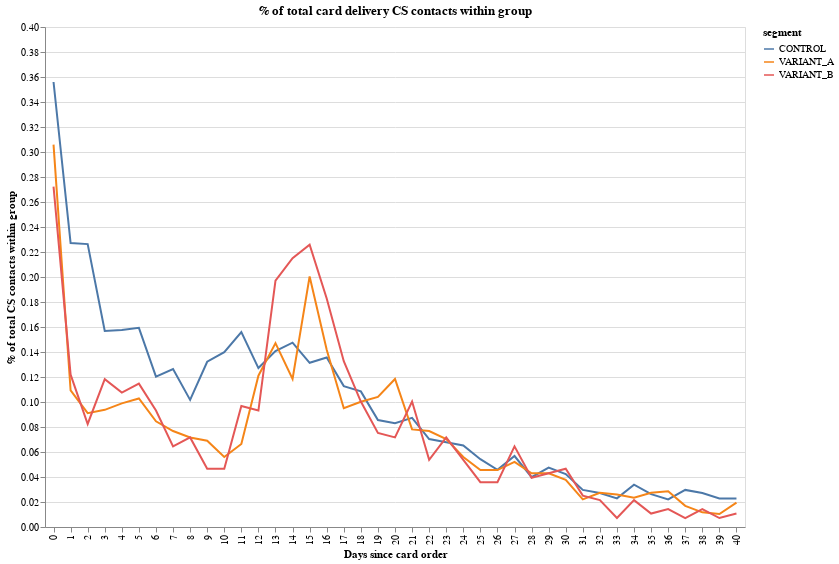

Here is the notebook cell this chart was saved with:
### Markdown cell above
When do these CS contacts happen? 

- Control group had more contacts in the first 14 days. 
- Especially, in variant B we see a spike in CS contacts around the time when the delivery is due. These could be customers where delivery failed - their app tells them the card should be there but it might not have arrived.

### Code cell
df = pd.read_csv("cs_contacts.csv")

# count days since experiment start.
df["date_diff"] = (
    pd.to_datetime(df["created_date"]) - pd.to_datetime(df["created"])
).dt.days

# replace missing date_diff with v large value
df.loc[df["date_diff"].isna() == True, "date_diff"] = 100000

# drop users that joined in the last 30 days -- too young.
df["age"] = (pd.to_datetime("today") - pd.to_datetime(df["created"])).dt.days
df = df.loc[df["age"] >= 30, :]

# get first cs contact of a user.
df = df.groupby(["segment", "user_id"])["date_diff"].agg("min").reset_index()
df = df.groupby(["segment", "date_diff"])["user_id"].agg("nunique").reset_index()

df["perc"] = 100 * df["user_id"] / df.groupby(["segment"])["user_id"].transform("sum")

alt.Chart(
    df.loc[(df["date_diff"] <= 40) & (df["date_diff"] >= 0), :]
).mark_line().encode(
    x=alt.X("date_diff:N", axis=alt.Axis(title="Days since card order")),
    y=alt.Y("perc:Q", axis=alt.Axis(title="% of total CS contacts within group")),
    color="segment:N",
).properties(
    width=700, height=500, title="% of total card delivery CS contacts within group"
)

### Figure 1 — Vega-Lite specification as saved in the notebook (floating-point values rounded to 4 significant figures)
{"config": {"view": {"continuousWidth": 400, "continuousHeight": 300}}, "data": {"name": "data-2a1f07331eddc4efa64922d88e45caa7"}, "mark": "line", "encoding": {"color": {"type": "nominal", "field": "segment"}, "x": {"type": "nominal", "axis": {"title": "Days since card order"}, "field": "date_diff"}, "y": {"type": "quantitative", "axis": {"title": "% of total CS contacts within group"}, "field": "perc"}}, "height": 500, "title": "% of total card delivery CS contacts within group", "width": 700, "$schema": "https://vega.github.io/schema/vega-lite/v4.0.2.json", "datasets": {"data-2a1f07331eddc4efa64922d88e45caa7": [{"segment": "CONTROL", "date_diff": 0.0, "user_id": 420, "perc": 0.356}, {"segment": "CONTROL", "date_diff": 1.0, "user_id": 268, "perc": 0.2272}, {"segment": "CONTROL", "date_diff": 2.0, "user_id": 267, "perc": 0.2263}, {"segment": "CONTROL", "date_diff": 3.0, "user_id": 185, "perc": 0.1568}, {"segment": "CONTROL", "date_diff": 4.0, "user_id": 186, "perc": 0.1577}, {"segment": "CONTROL", "date_diff": 5.0, "user_id": 188, "perc": 0.1593}, {"segment": "CONTROL", "date_diff": 6.0, "user_id": 142, "perc": 0.1204}, {"segment": "CONTROL", "date_diff": 7.0, "user_id": 149, "perc": 0.1263}, {"segment": "CONTROL", "date_diff": 8.0, "user_id": 120, "perc": 0.1017}, {"segment": "CONTROL", "date_diff": 9.0, "user_id": 156, "perc": 0.1322}, {"segment": "CONTROL", "date_diff": 10.0, "user_id": 165, "perc": 0.1399}, {"segment": "CONTROL", "date_diff": 11.0, "user_id": 184, "perc": 0.156}, {"segment": "CONTROL", "date_diff": 12.0, "user_id": 150, "perc": 0.1271}, {"segment": "CONTROL", "date_diff": 13.0, "user_id": 166, "perc": 0.1407}, {"segment": "CONTROL", "date_diff": 14.0, "user_id": 174, "perc": 0.1475}, {"segment": "CONTROL", "date_diff": 15.0, "user_id": 155, "perc": 0.1314}, {"segment": "CONTROL", "date_diff": 16.0, "user_id": 160, "perc": 0.1356}, {"segment": "CONTROL", "date_diff": 17.0, "user_id": 133, "perc": 0.1127}, {"segment": "CONTROL", "date_diff": 18.0, "user_id": 128, "perc": 0.1085}, {"segment": "CONTROL", "date_diff": 19.0, "user_id": 101, "perc": 0.08561}, {"segment": "CONTROL", "date_diff": 20.0, "user_id": 98, "perc": 0.08306}, {"segment": "CONTROL", "date_diff": 21.0, "user_id": 103, "perc": 0.0873}, {"segment": "CONTROL", "date_diff": 22.0, "user_id": 83, "perc": 0.07035}, {"segment": "CONTROL", "date_diff": 23.0, "user_id": 80, "perc": 0.06781}, {"segment": "CONTROL", "date_diff": 24.0, "user_id": 77, "perc": 0.06526}, {"segment": "CONTROL", "date_diff": 25.0, "user_id": 64, "perc": 0.05425}, {"segment": "CONTROL", "date_diff": 26.0, "user_id": 54, "perc": 0.04577}, {"segment": "CONTROL", "date_diff": 27.0, "user_id": 67, "perc": 0.05679}, {"segment": "CONTROL", "date_diff": 28.0, "user_id": 47, "perc": 0.03984}, {"segment": "CONTROL", "date_diff": 29.0, "user_id": 56, "perc": 0.04746}, {"segment": "CONTROL", "date_diff": 30.0, "user_id": 50, "perc": 0.04238}, {"segment": "CONTROL", "date_diff": 31.0, "user_id": 35, "perc": 0.02967}, {"segment": "CONTROL", "date_diff": 32.0, "user_id": 32, "perc": 0.02712}, {"segment": "CONTROL", "date_diff": 33.0, "user_id": 27, "perc": 0.02288}, {"segment": "CONTROL", "date_diff": 34.0, "user_id": 40, "perc": 0.0339}, {"segment": "CONTROL", "date_diff": 35.0, "user_id": 31, "perc": 0.02628}, {"segment": "CONTROL", "date_diff": 36.0, "user_id": 26, "perc": 0.02204}, {"segment": "CONTROL", "date_diff": 37.0, "user_id": 35, "perc": 0.02967}, {"segment": "CONTROL", "date_diff": 38.0, "user_id": 32, "perc": 0.02712}, {"segment": "CONTROL", "date_diff": 39.0, "user_id": 27, "perc": 0.02288}, {"segment": "CONTROL", "date_diff": 40.0, "user_id": 27, "perc": 0.02288}, {"segment": "VARIANT_A", "date_diff": 0.0, "user_id": 235, "perc": 0.3059}, {"segment": "VARIANT_A", "date_diff": 1.0, "user_id": 84, "perc": 0.1093}, {"segment": "VARIANT_A", "date_diff": 2.0, "user_id": 70, "perc": 0.09111}, {"segment": "VARIANT_A", "date_diff": 3.0, "user_id": 72, "perc": 0.09371}, {"segment": "VARIANT_A", "date_diff": 4.0, "user_id": 76, "perc": 0.09892}, {"segment": "VARIANT_A", "date_diff": 5.0, "user_id": 79, "perc": 0.1028}, {"segment": "VARIANT_A", "date_diff": 6.0, "user_id": 65, "perc": 0.0846}, {"segment": "VARIANT_A", "date_diff": 7.0, "user_id": 59, "perc": 0.07679}, {"segment": "VARIANT_A", "date_diff": 8.0, "user_id": 55, "perc": 0.07159}, {"segment": "VARIANT_A", "date_diff": 9.0, "user_id": 53, "perc": 0.06898}, {"segment": "VARIANT_A", "date_diff": 10.0, "user_id": 43, "perc": 0.05597}, {"segment": "VARIANT_A", "date_diff": 11.0, "user_id": 51, "perc": 0.06638}, {"segment": "VARIANT_A", "date_diff": 12.0, "user_id": 93, "perc": 0.121}, {"segment": "VARIANT_A", "date_diff": 13.0, "user_id": 113, "perc": 0.1471}, {"segment": "VARIANT_A", "date_diff": 14.0, "user_id": 91, "perc": 0.1184}, {"segment": "VARIANT_A", "date_diff": 15.0, "user_id": 154, "perc": 0.2004}, {"segment": "VARIANT_A", "date_diff": 16.0, "user_id": 109, "perc": 0.1419}, {"segment": "VARIANT_A", "date_diff": 17.0, "user_id": 73, "perc": 0.09502}, {"segment": "VARIANT_A", "date_diff": 18.0, "user_id": 77, "perc": 0.1002}, {"segment": "VARIANT_A", "date_diff": 19.0, "user_id": 80, "perc": 0.1041}, {"segment": "VARIANT_A", "date_diff": 20.0, "user_id": 91, "perc": 0.1184}, {"segment": "VARIANT_A", "date_diff": 21.0, "user_id": 60, "perc": 0.0781}, {"segment": "VARIANT_A", "date_diff": 22.0, "user_id": 59, "perc": 0.07679}, {"segment": "VARIANT_A", "date_diff": 23.0, "user_id": 54, "perc": 0.07029}, {"segment": "VARIANT_A", "date_diff": 24.0, "user_id": 43, "perc": 0.05597}, {"segment": "VARIANT_A", "date_diff": 25.0, "user_id": 35, "perc": 0.04556}, {"segment": "VARIANT_A", "date_diff": 26.0, "user_id": 35, "perc": 0.04556}, {"segment": "VARIANT_A", "date_diff": 27.0, "user_id": 40, "perc": 0.05206}, {"segment": "VARIANT_A", "date_diff": 28.0, "user_id": 33, "perc": 0.04295}, {"segment": "VARIANT_A", "date_diff": 29.0, "user_id": 33, "perc": 0.04295}, {"segment": "VARIANT_A", "date_diff": 30.0, "user_id": 29, "perc": 0.03775}, {"segment": "VARIANT_A", "date_diff": 31.0, "user_id": 17, "perc": 0.02213}, {"segment": "VARIANT_A", "date_diff": 32.0, "user_id": 21, "perc": 0.02733}, {"segment": "VARIANT_A", "date_diff": 33.0, "user_id": 20, "perc": 0.02603}, {"segment": "VARIANT_A", "date_diff": 34.0, "user_id": 18, "perc": 0.02343}, {"segment": "VARIANT_A", "date_diff": 35.0, "user_id": 21, "perc": 0.02733}, {"segment": "VARIANT_A", "date_diff": 36.0, "user_id": 22, "perc": 0.02864}, {"segment": "VARIANT_A", "date_diff": 37.0, "user_id": 13, "perc": 0.01692}, {"segment": "VARIANT_A", "date_diff": 38.0, "user_id": 9, "perc": 0.01171}, {"segment": "VARIANT_A", "date_diff": 39.0, "user_id": 8, "perc": 0.01041}, {"segment": "VARIANT_A", "date_diff": 40.0, "user_id": 15, "perc": 0.01952}, {"segment": "VARIANT_B", "date_diff": 0.0, "user_id": 76, "perc": 0.2724}, {"segment": "VARIANT_B", "date_diff": 1.0, "user_id": 34, "perc": 0.1219}, {"segment": "VARIANT_B", "date_diff": 2.0, "user_id": 23, "perc": 0.08243}, {"segment": "VARIANT_B", "date_diff": 3.0, "user_id": 33, "perc": 0.1183}, {"segment": "VARIANT_B", "date_diff": 4.0, "user_id": 30, "perc": 0.1075}, {"segment": "VARIANT_B", "date_diff": 5.0, "user_id": 32, "perc": 0.1147}, {"segment": "VARIANT_B", "date_diff": 6.0, "user_id": 26, "perc": 0.09318}, {"segment": "VARIANT_B", "date_diff": 7.0, "user_id": 18, "perc": 0.06451}, {"segment": "VARIANT_B", "date_diff": 8.0, "user_id": 20, "perc": 0.07168}, {"segment": "VARIANT_B", "date_diff": 9.0, "user_id": 13, "perc": 0.04659}, {"segment": "VARIANT_B", "date_diff": 10.0, "user_id": 13, "perc": 0.04659}, {"segment": "VARIANT_B", "date_diff": 11.0, "user_id": 27, "perc": 0.09676}, {"segment": "VARIANT_B", "date_diff": 12.0, "user_id": 26, "perc": 0.09318}, {"segment": "VARIANT_B", "date_diff": 13.0, "user_id": 55, "perc": 0.1971}, {"segment": "VARIANT_B", "date_diff": 14.0, "user_id": 60, "perc": 0.215}, {"segment": "VARIANT_B", "date_diff": 15.0, "user_id": 63, "perc": 0.2258}, {"segment": "VARIANT_B", "date_diff": 16.0, "user_id": 51, "perc": 0.1828}, {"segment": "VARIANT_B", "date_diff": 17.0, "user_id": 37, "perc": 0.1326}, {"segment": "VARIANT_B", "date_diff": 18.0, "user_id": 28, "perc": 0.1003}, {"segment": "VARIANT_B", "date_diff": 19.0, "user_id": 21, "perc": 0.07526}, {"segment": "VARIANT_B", "date_diff": 20.0, "user_id": 20, "perc": 0.07168}, {"segment": "VARIANT_B", "date_diff": 21.0, "user_id": 28, "perc": 0.1003}, {"segment": "VARIANT_B", "date_diff": 22.0, "user_id": 15, "perc": 0.05376}, {"segment": "VARIANT_B", "date_diff": 23.0, "user_id": 20, "perc": 0.07168}, {"segment": "VARIANT_B", "date_diff": 24.0, "user_id": 15, "perc": 0.05376}, {"segment": "VARIANT_B", "date_diff": 25.0, "user_id": 10, "perc": 0.03584}, {"segment": "VARIANT_B", "date_diff": 26.0, "user_id": 10, "perc": 0.03584}, {"segment": "VARIANT_B", "date_diff": 27.0, "user_id": 18, "perc": 0.06451}, {"segment": "VARIANT_B", "date_diff": 28.0, "user_id": 11, "perc": 0.03942}, {"segment": "VARIANT_B", "date_diff": 29.0, "user_id": 12, "perc": 0.04301}, {"segment": "VARIANT_B", "date_diff": 30.0, "user_id": 13, "perc": 0.04659}, {"segment": "VARIANT_B", "date_diff": 31.0, "user_id": 7, "perc": 0.02509}, {"segment": "VARIANT_B", "date_diff": 32.0, "user_id": 6, "perc": 0.0215}, {"segment": "VARIANT_B", "date_diff": 33.0, "user_id": 2, "perc": 0.007168}, {"segment": "VARIANT_B", "date_diff": 34.0, "user_id": 6, "perc": 0.0215}, {"segment": "VARIANT_B", "date_diff": 35.0, "user_id": 3, "perc": 0.01075}, {"segment": "VARIANT_B", "date_diff": 36.0, "user_id": 4, "perc": 0.01434}, {"segment": "VARIANT_B", "date_diff": 37.0, "user_id": 2, "perc": 0.007168}, {"segment": "VARIANT_B", "date_diff": 38.0, "user_id": 4, "perc": 0.01434}, {"segment": "VARIANT_B", "date_diff": 39.0, "user_id": 2, "perc": 0.007168}, {"segment": "VARIANT_B", "date_diff": 40.0, "user_id": 3, "perc": 0.01075}]}}
